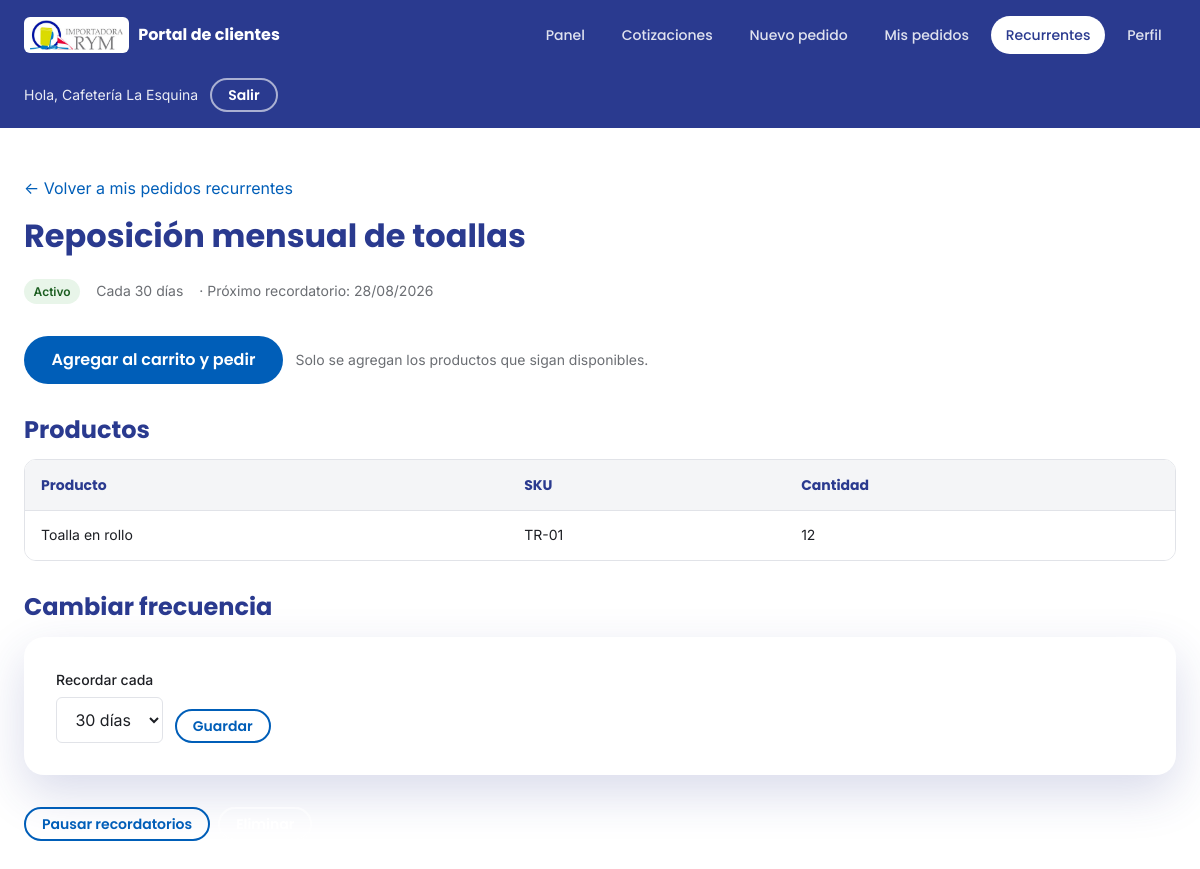
Page /portal/recurrentes/1 (signed in) on the committed database.
### tables this page shows
CREATE TABLE `usuarios` (
  `id` int(10) unsigned NOT NULL AUTO_INCREMENT,
  `nombre` varchar(120) NOT NULL,
  `email` varchar(191) NOT NULL,
  `password` varchar(255) NOT NULL,
  `rol_id` int(10) unsigned DEFAULT NULL,
  `empresa` varchar(150) DEFAULT NULL,
  `telefono` varchar(30) DEFAULT NULL,
  `rfc` varchar(20) DEFAULT NULL,
  `clave_sae` varchar(30) DEFAULT NULL,
  `clave_vendedor` varchar(20) DEFAULT NULL,
  `comision` decimal(5,2) DEFAULT NULL,
  `vendedor_id` int(10) unsigned DEFAULT NULL,
  `activo` tinyint(1) NOT NULL DEFAULT 1,
  `aprobado` tinyint(1) NOT NULL DEFAULT 0,
  `email_verificado_en` datetime DEFAULT NULL,
  `verificacion_token` varchar(64) DEFAULT NULL,
  `verificacion_expira_en` timestamp NULL DEFAULT NULL,
  `last_login_at` timestamp NULL DEFAULT NULL,
  `created_at` timestamp NOT NULL DEFAULT current_timestamp(),
  `updated_at` timestamp NOT NULL DEFAULT current_timestamp() ON UPDATE current_timestamp(),
  PRIMARY KEY (`id`),
  UNIQUE KEY `uq_usuarios_email` (`email`),
  KEY `idx_usuarios_rol_id` (`rol_id`),
  KEY `idx_usuarios_vendedor` (`vendedor_id`),
  CONSTRAINT `fk_usuarios_rol` FOREIGN KEY (`rol_id`) REFERENCES `roles` (`id`) ON DELETE SET NULL ON UPDATE CASCADE,
  CONSTRAINT `fk_usuarios_vendedor` FOREIGN KEY (`vendedor_id`) REFERENCES `usuarios` (`id`) ON DELETE SET NULL ON UPDATE CASCADE
);

CREATE TABLE `pedidos_recurrentes` (
  `id` int(10) unsigned NOT NULL AUTO_INCREMENT,
  `usuario_id` int(10) unsigned NOT NULL,
  `origen_pedido_id` int(10) unsigned DEFAULT NULL,
  `nombre` varchar(120) DEFAULT NULL,
  `frecuencia_dias` smallint(5) unsigned NOT NULL,
  `activo` tinyint(1) NOT NULL DEFAULT 1,
  `proximo_recordatorio_en` date NOT NULL,
  `ultimo_recordatorio_en` timestamp NULL DEFAULT NULL,
  `created_at` timestamp NOT NULL DEFAULT current_timestamp(),
  PRIMARY KEY (`id`),
  KEY `idx_pedrec_usuario` (`usuario_id`),
  KEY `idx_pedrec_pendientes` (`activo`,`proximo_recordatorio_en`),
  KEY `fk_pedrec_origen` (`origen_pedido_id`),
  CONSTRAINT `fk_pedrec_origen` FOREIGN KEY (`origen_pedido_id`) REFERENCES `pedidos` (`id`) ON DELETE SET NULL ON UPDATE CASCADE,
  CONSTRAINT `fk_pedrec_usuario` FOREIGN KEY (`usuario_id`) REFERENCES `usuarios` (`id`) ON DELETE CASCADE ON UPDATE CASCADE
);

CREATE TABLE `pedidos_recurrentes_items` (
  `id` int(10) unsigned NOT NULL AUTO_INCREMENT,
  `pedido_recurrente_id` int(10) unsigned NOT NULL,
  `producto_id` int(10) unsigned DEFAULT NULL,
  `sku` varchar(60) DEFAULT NULL,
  `nombre` varchar(150) NOT NULL,
  `cantidad` int(10) unsigned NOT NULL DEFAULT 1,
  PRIMARY KEY (`id`),
  KEY `idx_pedrecitem_padre` (`pedido_recurrente_id`),
  KEY `fk_pedrecitem_producto` (`producto_id`),
  CONSTRAINT `fk_pedrecitem_padre` FOREIGN KEY (`pedido_recurrente_id`) REFERENCES `pedidos_recurrentes` (`id`) ON DELETE CASCADE ON UPDATE CASCADE,
  CONSTRAINT `fk_pedrecitem_producto` FOREIGN KEY (`producto_id`) REFERENCES `productos` (`id`) ON DELETE SET NULL ON UPDATE CASCADE
);

### app/Views/portal/recurrente_detalle.php (the view, shortened to what the rows shown need)
<?php
$items = $items ?? [];
?>
<p class="mb-4"><a href="<?= url('/portal/recurrentes') ?>">← Volver a mis pedidos recurrentes</a></p>
<h1 class="portal-title"><?= e($plantilla['nombre'] ?: ('Pedido recurrente #' . $plantilla['id'])) ?></h1>
<div class="flex flex-wrap gap-4 items-center mb-8">
    <span class="pill <?= (int) $plantilla['activo'] === 1 ? 'pill--ok' : 'pill--off' ?>">
        <?= (int) $plantilla['activo'] === 1 ? 'Activo' : 'Pausado' ?>
    </span>
    <span class="text-muted fs-sm">Cada <?= (int) $plantilla['frecuencia_dias'] ?> días</span>
    <?php if ((int) $plantilla['activo'] === 1): ?>
        <span class="text-muted fs-sm">· Próximo recordatorio: <?= e(date('d/m/Y', strtotime($plantilla['proximo_recordatorio_en']))) ?></span>
    <?php endif; ?>
</div>
<form method="post" action="<?= url('/portal/recurrentes/' . (int) $plantilla['id'] . '/pedir') ?>" class="mb-8">
    <button type="submit" class="btn btn--primary">Agregar al carrito y pedir</button>
    <span class="text-muted fs-sm ml-2">Solo se agregan los productos que sigan disponibles.</span>
</form>
<h2 class="portal-subtitle">Productos</h2>
<div class="table-wrap mb-8">
    <table class="table">
        <thead><tr><th>Producto</th><th>SKU</th><th>Cantidad</th></tr></thead>
        <tbody>
        <?php foreach ($items as $it): ?>
            <tr>
                <td><?= e($it['nombre']) ?></td>
                <td><?= !empty($it['sku']) ? e($it['sku']) : '—' ?></td>
                <td><?= (int) $it['cantidad'] ?></td>
            </tr>
        <?php endforeach; ?>
        </tbody>
    </table>
</div>
<h2 class="portal-subtitle">Cambiar frecuencia</h2>
<form method="post" action="<?= url('/portal/recurrentes/' . (int) $plantilla['id'] . '/frecuencia') ?>" class="form form--inline mb-8">
    <div class="field">
        <label for="frecuencia_dias">Recordar cada</label>
        <select id="frecuencia_dias" name="frecuencia_dias">
            <?php foreach (\App\Models\PedidoRecurrente::FRECUENCIAS as $f): ?>
                <option value="<?= $f ?>" <?= (int) $plantilla['frecuencia_dias'] === $f ? 'selected' : '' ?>><?= $f ?> días</option>
            <?php endforeach; ?>
        </select>
    </div>
    <button type="submit" class="btn btn--outline btn--sm">Guardar</button>
</form>
<div class="flex gap-2">
    <?php if ((int) $plantilla['activo'] === 1): ?>
        <form method="post" action="<?= url('/portal/recurrentes/' . (int) $plantilla['id'] . '/pausar') ?>">
            <button type="submit" class="btn btn--outline btn--sm">Pausar recordatorios</button>
        </form>
    <?php endif; ?>
    <form method="post" action="<?= url('/portal/recurrentes/' . (int) $plantilla['id'] . '/eliminar') ?>"
          data-confirm="¿Eliminar este pedido recurrente?">
        <button type="submit" class="btn btn--ghost btn--sm">Eliminar</button>
    </form>
</div>

### app/Core/Router.php (shortened to what the rows shown need)
<?php
class Router
{
    protected array $routes = [];
    protected function add(string $method, string $path, $action): void
    {
        $path = '/' . trim($path, '/');
        $this->routes[$method][$path] = $action;
    }
    public function dispatch(string $method, string $uri)
    {
        $uri    = '/' . trim($uri, '/');
        $method = strtoupper($method);
        foreach ($this->routes[$method] ?? [] as $route => $action) {
            $pattern = preg_replace('#\{[a-zA-Z_][a-zA-Z0-9_]*\}#', '([^/]+)', $route);
            $pattern = '#^' . $pattern . '$#';
            if (preg_match($pattern, $uri, $matches)) {
                array_shift($matches);
                $matches = array_map('rawurldecode', $matches);
                return $this->callAction($action, $matches);
            }
        }
        return $this->notFound();
    }
    protected function callAction($action, array $params)
    {
        if (is_array($action)) {
            [$class, $method] = $action;
            return call_user_func_array([new $class(), $method], $params);
        }
        throw new \InvalidArgumentException('Acción de ruta no válida.');
    }
}

### app/Views/layouts/portal.php (shortened to what the rows shown need)
<?php
$active  = $active ?? '';
$usuario = $usuario ?? [];
?>
<!DOCTYPE html>
<html lang="es" data-base="<?= e(base_url('/')) ?>">
<head>
    <?= css_bundle('portal') ?>
</head>
<body>
    <header class="portal-header">
        <div class="container portal-header__inner">
            <a class="portal-brand" href="<?= url('/portal') ?>">
                <img src="<?= asset('assets/img/logos/importadorarym.jpg') ?>" alt="Importadora RYM" width="284" height="92">
                Portal de clientes
            </a>
            <nav class="portal-nav" id="portalNav" aria-label="Navegación del portal">
                <a class="portal-nav__link <?= $active === 'inicio' ? 'is-active' : '' ?>" href="<?= url('/portal') ?>">Panel</a>
                <a class="portal-nav__link <?= $active === 'cotizar' ? 'is-active' : '' ?>" href="<?= url('/portal/cotizaciones') ?>">Cotizaciones</a>
                <?php if ((int) ($usuario['aprobado'] ?? 0) === 1): ?>
                    <a class="portal-nav__link <?= $active === 'nuevo' ? 'is-active' : '' ?>" href="<?= url('/portal/pedidos/nuevo') ?>">Nuevo pedido</a>
                    <a class="portal-nav__link <?= $active === 'pedidos' ? 'is-active' : '' ?>" href="<?= url('/portal/pedidos') ?>">Mis pedidos</a>
                    <a class="portal-nav__link <?= $active === 'recurrentes' ? 'is-active' : '' ?>" href="<?= url('/portal/recurrentes') ?>">Recurrentes</a>
                <?php endif; ?>
                <a class="portal-nav__link <?= $active === 'perfil' ? 'is-active' : '' ?>" href="<?= url('/portal/perfil') ?>">Perfil</a>
            </nav>
            <div class="portal-header__actions">
                <div class="portal-user">
                    <span class="portal-user__name">Hola, <?= e($usuario['nombre'] ?? '') ?></span>
                    <form method="post" action="<?= url('/portal/logout') ?>">
                        <button type="submit" class="btn btn--ghost btn--sm">Salir</button>
                    </form>
                </div>
            </div>
        </div>
    </header>
    <main class="portal-main">
        <div class="container">
            <?= $content ?? '' ?>
        </div>
    </main>
</body>
</html>

### rows in the picture
usuarios: nombre "Cafetería La Esquina"
pedidos_recurrentes: nombre "Reposición mensual de toallas", frecuencia_dias "30", proximo_recordatorio_en "28/08/2026", frecuencia_dias "30 días"
pedidos_recurrentes_items: nombre "Toalla en rollo", sku "TR-01", cantidad "12"
